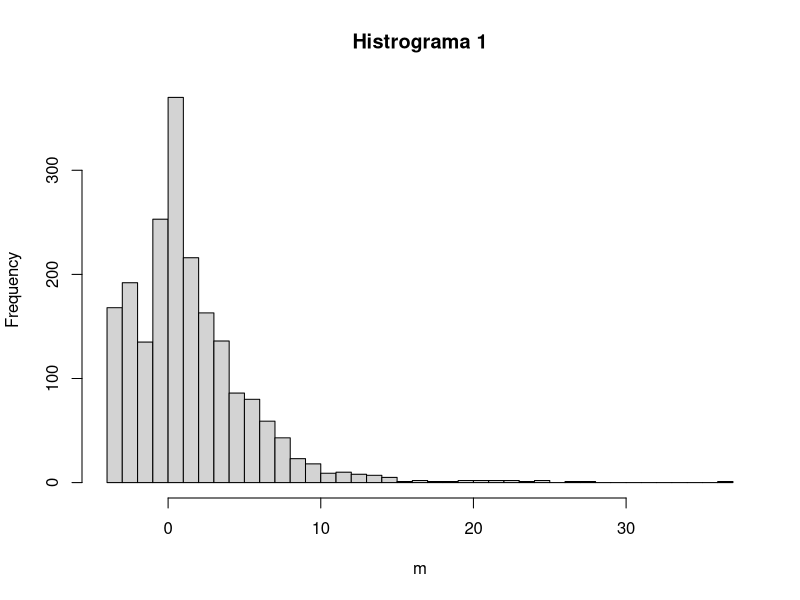
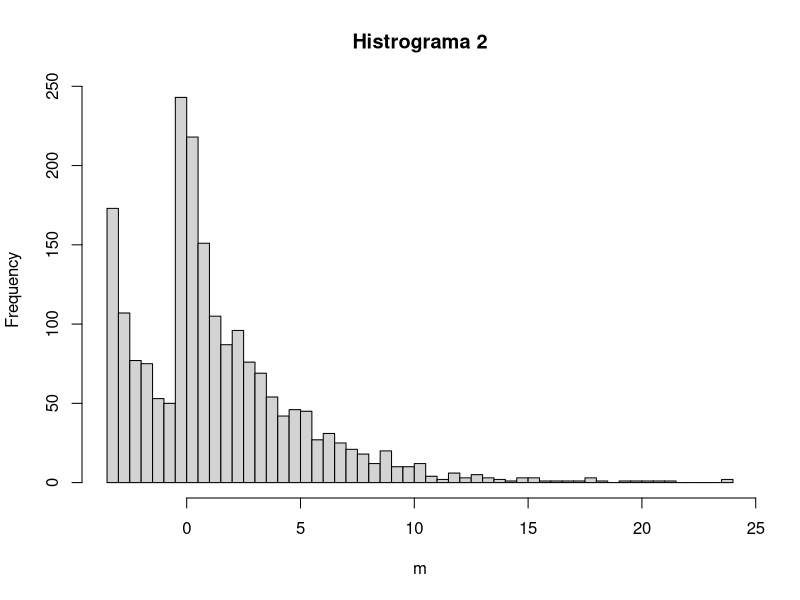
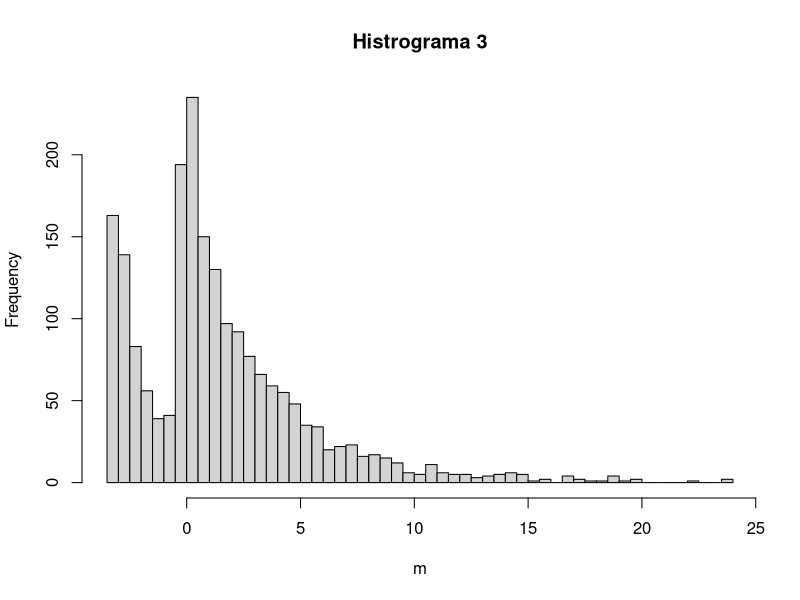
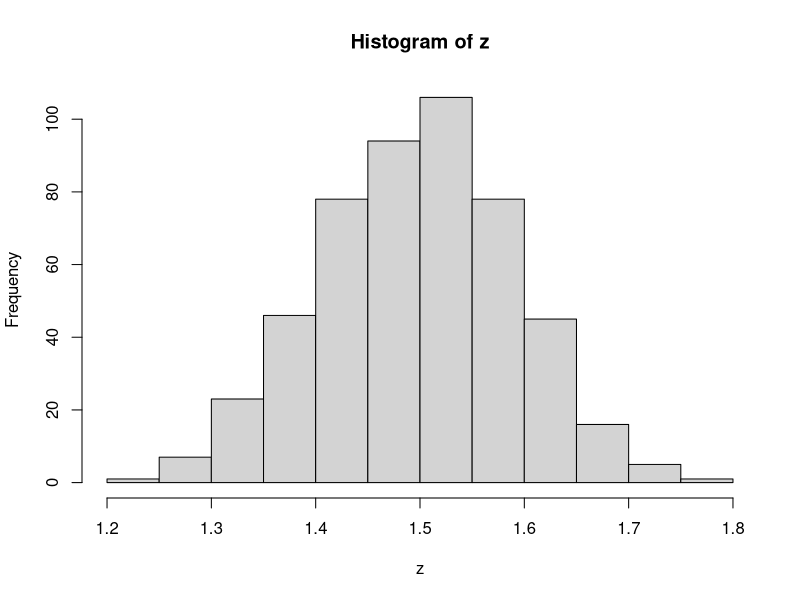

Write the R code that produced these figures, in order.
## ---- chunk 1
#omitir warnings
options(warn=-1)
#install.packages("semTools")
install.packages("semTools")
library (semTools)

## ---- chunk 2
z = rep(0,500)
## ---- chunk 3

for (i in 1:500) {
  m = mvrnonnorm(1000, c(1, 2), matrix(c(10, 2, 2, 5), 2, 2),
                 skewness = c(5, 2), kurtosis = c(3, 3))
  #grava a média da amostra
  z[i] =mean(m)
  
  #imprime as 3 primeiras
  if (i<4){
   
    hist(m,breaks=50, main= paste0("Histrograma ", i ))
  }
}
## ---- chunk 4
hist(z)
